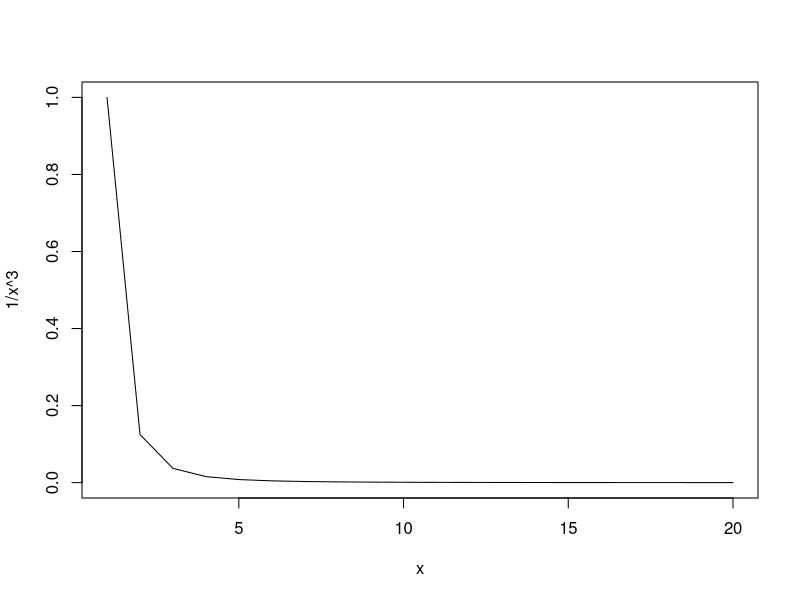

Recreate this plot in R. (Note: this script raises an error after producing the figure.)
#Question 1
x<-1:20
plot(x,1/x^3,type='l')

integrand <- function(x) {1/x^3} 
integrate(integrand, lower = 2, upper = 5)
-1/2*(1/25-1/4)

#Question 2
1/2*0.5^2
1/2*(1.5-1)+1/2*(1-0.5^2)
1/2*(2-1)

#Question 3
sympy("integrate(2-2*x*x))") 

F_x=2*c*(x-x^3/3)
c=1/(2-2/3)

x<-0:1
plot(x,F_x,type='l')

integrand <- function(x) {c*(2-2*x*x)} 
integrate(integrand, lower = 0.5, upper = 0.7)

#E(x)
integrand <- function(x) {c*(2-2*x*x)*x} 
integrate(integrand, lower = 0, upper = 1)
3/8

#Question 4
#E(x)
integrand <-function(x){0.5*x}
integrate(integrand, lower = -1, upper = 1)

x <- seq(-4, 4, length=100)
y <- dunif(x, min = -1, max = 1)
plot(x, y, type = 'l')

#E[x^(2\7)]
integrand <- function(x) {x^(9/7)} 
integrate(integrand, lower = -1, upper = 1)   #error

#hometask
#question 5

Exy=(2+3)/2*(4+6)/2
Varx=1/(3-2)*(3^3/3-2^3/3)-(2+3)^2/2
Vary=1/(6-4)*(6^3/3-4^3/3)-(6+4)^2/2
Varx*Vary

#1/12*2/12+(5/2)^2*(2/12)^2+(10/2)^2*1/12
151/36


#question 6
intZ<-function(x){dnorm(x)}
#or
intZ<-function(x){1/sqrt(2*pi*1)*exp(-x^2/2)}

integrate(intZ, -Inf, 1.2)

1-pnorm(1.2, lower.tail=FALSE)
#or
pnorm(1.2)

integrate(intZ, 1.33, Inf)
#or
1-pnorm(1.33)
#or
pnorm(1.33, lower.tail = FALSE)

integrate(intZ, -Inf, -1.7)

integrate(intZ, -1, Inf)

#Question 7
pnorm(1.33)-pnorm(1.2)
pnorm(1.2)-pnorm(-1.7)
pnorm(-1)-pnorm(-1.7)

#Question 8
qnorm(0.7)
qnorm(0.25)
qnorm(0.2,lower.tail = FALSE)
qnorm(0.6,lower.tail = FALSE)

#Question 9
intZ<-function(x){dnorm(x, mean=12, sd=sqrt(9))}
integrate(intZ, 6.9, 16.5)
#or
pnorm(16.5, mean=12, sd=3)-pnorm(6.9, 12, 3)
pnorm((16.5-12)/3, 0, 1)-pnorm((6.9-12)/3, 0,1)

#Question 10
pnorm(19.4, mean=15, sd=4, lower.tail = FALSE)
#or
1-pnorm(19.4, mean=15, sd=sqrt(16))

#Question 11
pnorm(21, mean=18, sd=sqrt(25))

#Question 12
qnorm(0.24196, mean=0, sd=1)
sigma<-(-0.7-37.7)/30
var<-sigma^2

#Question 15
#a
integrand <-function(x){dexp(x, rate=1/10)}
integrate(integrand, lower = 0, upper = 20)
#or
pexp(20,rate = 1/10 )

x<-0:20
plot(x,dexp(x,1/10),type='l')

#b
integrate(integrand, lower = 5, upper = Inf)

pexp(5, 1/10, lower.tail = FALSE)
#c
integrate(integrand, lower = 10, upper = 15)
pexp(15,1/10)-pexp(10,1/10)

#question 16
integrand <-function(x){dexp(x, rate=log(2,base=exp(1))/4)} #натуральный логарифм
integrate(integrand, lower = 4, upper = 12)
3/8
#2d variant
rate=log(2,base=2.72)
exp(-rate)-exp(-rate*3)

x<-0:10
plot(x,dexp(x,rate/4),type='l')


#question 17
integrand <-function(x){dexp(x, rate=1/15)} 
integrate(integrand, lower = 18, upper = Inf)
exp(-Inf)
1-exp(-18/15)


1-(9/15+1/6)
